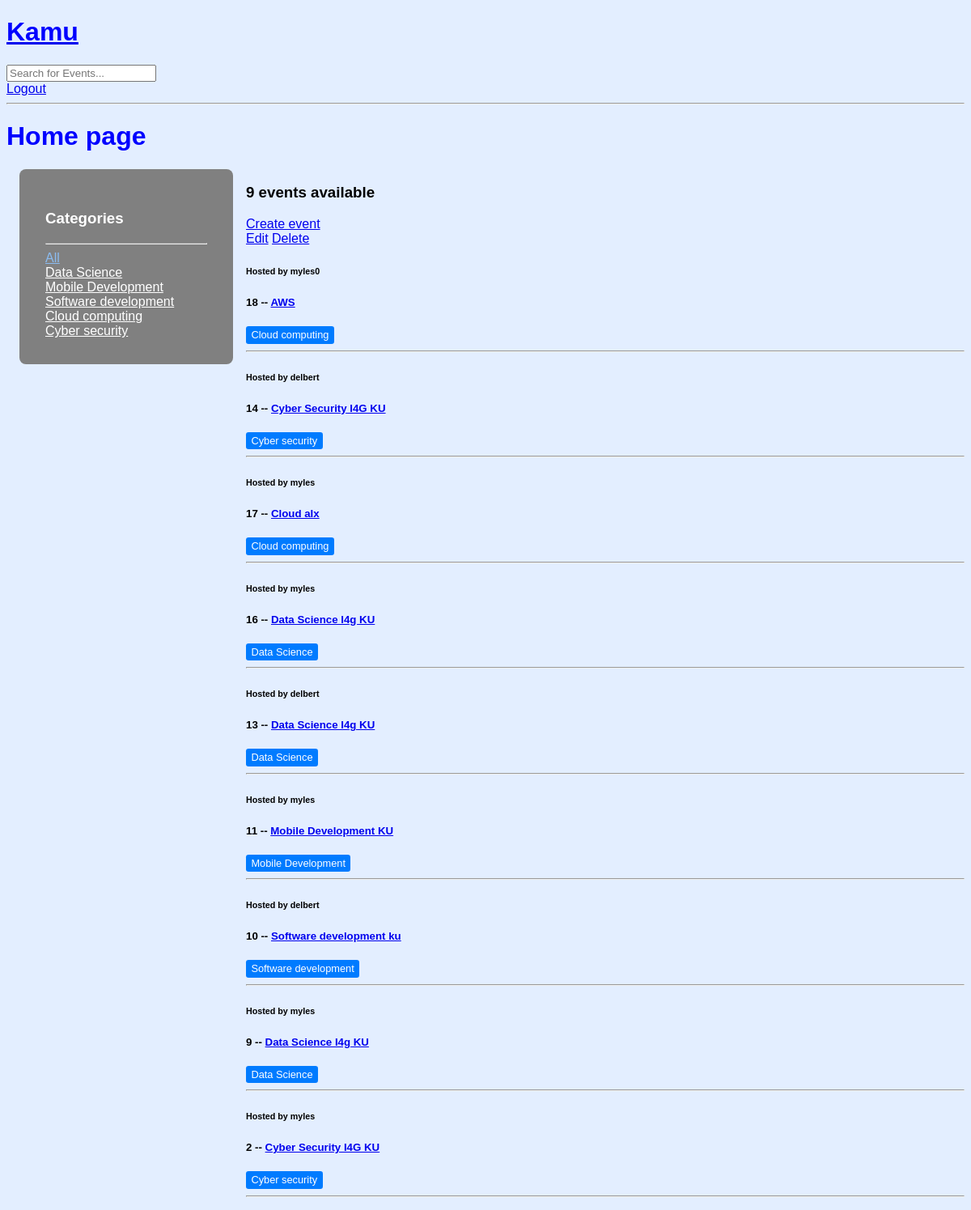
/ (signed in), run on the app's committed database.
### base/models.py (models this page shows, shortened)
class Topic(models.Model):
    name = models.CharField(max_length=100)

class Event(models.Model):
    host = models.ForeignKey(User, on_delete=models.SET_NULL, null=True)
    topic = models.ForeignKey(Topic, on_delete=models.SET_NULL, null=True)
    name = models.CharField(max_length=50)
    description = models.TextField(null=True, blank=True)
    updated = models.DateTimeField(auto_now=True)
    created = models.DateTimeField(auto_now_add=True)
    class Meta:
        ordering = ['-updated', '-created']

### base/views.py (the view)
# urls.py: path('', views.home, name="home"),
def home(request):
    events = Event.objects.all()
    topics = Topic.objects.all()
    q = request.GET.get('q') if request.GET.get('q') != None else '' #variable to query
    events = Event.objects.filter(Q(topic__name__icontains=q) | Q(name__icontains=q) | Q(host__username__icontains=q)) #Filters the events according to the topic name
    event_count = events.count()
    context = {'events': events, 'topics':topics, 'event_count':event_count}
    return render(request, 'base/home.html',context)

### base/templates/base/home.html (shortened to what this page needs)
{% extends 'main.html'  %}
{% block content  %}
<h1>Home page</h1>
<div class="home-container">
    <div class="categories">
        <h3>Categories</h3>
        <hr>
        <div>
            <a href="{% url 'home'%}" class="category-link{% if not request.GET.q %} active{% endif %}">All</a>
          </div>
          {% for topic in topics%}
            <div>
                  <a href="{% url 'home'%}?q={{topic.name}}" class="category-link{% if request.GET.q == topic.name %} active{% endif %}">{{topic.name}}</a>
            </div>
          {% endfor %}
    </div>
    <div>
        <h3> {{event_count}} events available</h3>
        <a href="{% url 'create-event' %}">Create event</a>
    {% for event in events %}
    <div>
        {% if user.is_authenticated %}
            {% if user == event.host %}
            <a href="{% url 'update-event' event.id%}">Edit</a>
            <a href="{% url 'delete-event' event.id %}">Delete</a>
            {% endif %}
        {% endif%}
        <h6>Hosted by {{event.host.username}}</h6>
        <h5> {{event.id}} -- <a href="{% url 'event' event.id %}"> {{event.name}}</a></h5>
        <small class="badge">{{event.topic.name}}</small>
        <hr>
    </div>
    {% endfor %}
    </div>
</div>
{%  endblock %}

### static/styles/index.css (style rules this page uses)
body { background-color: #e3eeff; font-family: Arial, Helvetica, sans-serif; }
h1 { color: blue; }
.badge { display: inline-block; padding: 0.25em 0.5em; background-color: #007bff; color: #fff; font-size: 0.8em; border-radius: 0.25em; }
.categories { background-color: grey; color: white; padding: 2rem; margin: 0 1rem; border-radius: 0.5rem; height: max-content; }
.category-link { color: white; }
.category-link.active { color:#8bbcf1 ; }

### base/templates/base/home.html (style rules this page uses)
.home-container { display: grid; grid-template-columns: 1fr 3fr; }

### data on the page
Topic: name "Data Science"
Topic: name "Mobile Development"
Topic: name "Software development"
Topic: name "Cloud computing"
Topic: name "Cyber security"
Event: shows "Edit", host.username "myles0", id "18", name "AWS", topic.name "Cloud computing"
Event: host.username "delbert", id "14", name "Cyber Security I4G KU", topic.name "Cyber security"
Event: host.username "myles", id "17", name "Cloud alx", topic.name "Cloud computing"
Event: host.username "myles", id "16", name "Data Science I4g KU", topic.name "Data Science"
Event: host.username "delbert", id "13", name "Data Science I4g KU", topic.name "Data Science"
Event: host.username "myles", id "11", name "Mobile Development KU", topic.name "Mobile Development"
Event: host.username "delbert", id "10", name "Software development ku", topic.name "Software development"
Event: host.username "myles", id "9", name "Data Science I4g KU", topic.name "Data Science"
Event: host.username "myles", id "2", name "Cyber Security I4G KU", topic.name "Cyber security"

### other printed values
{{ event_count }} "9"
